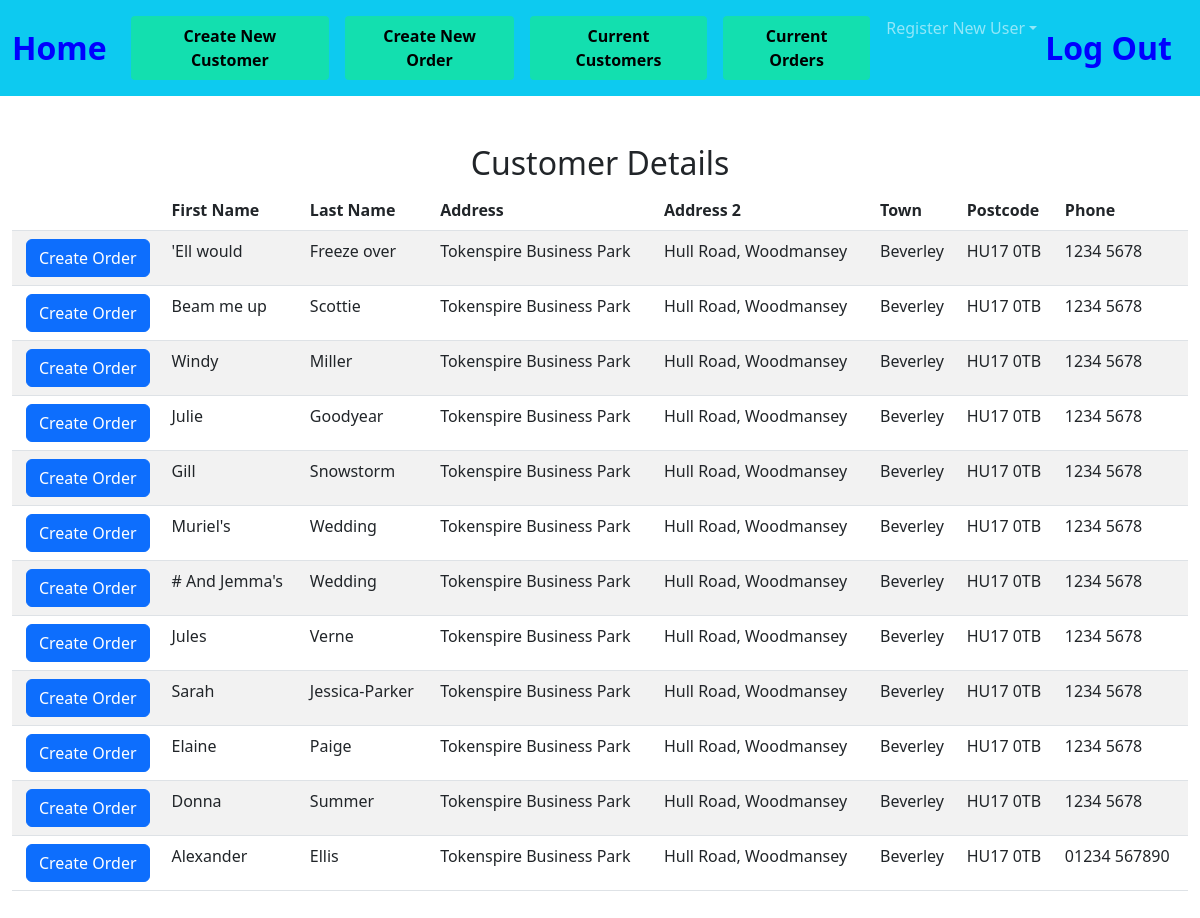
Before: /list_of_customers with the older database file.
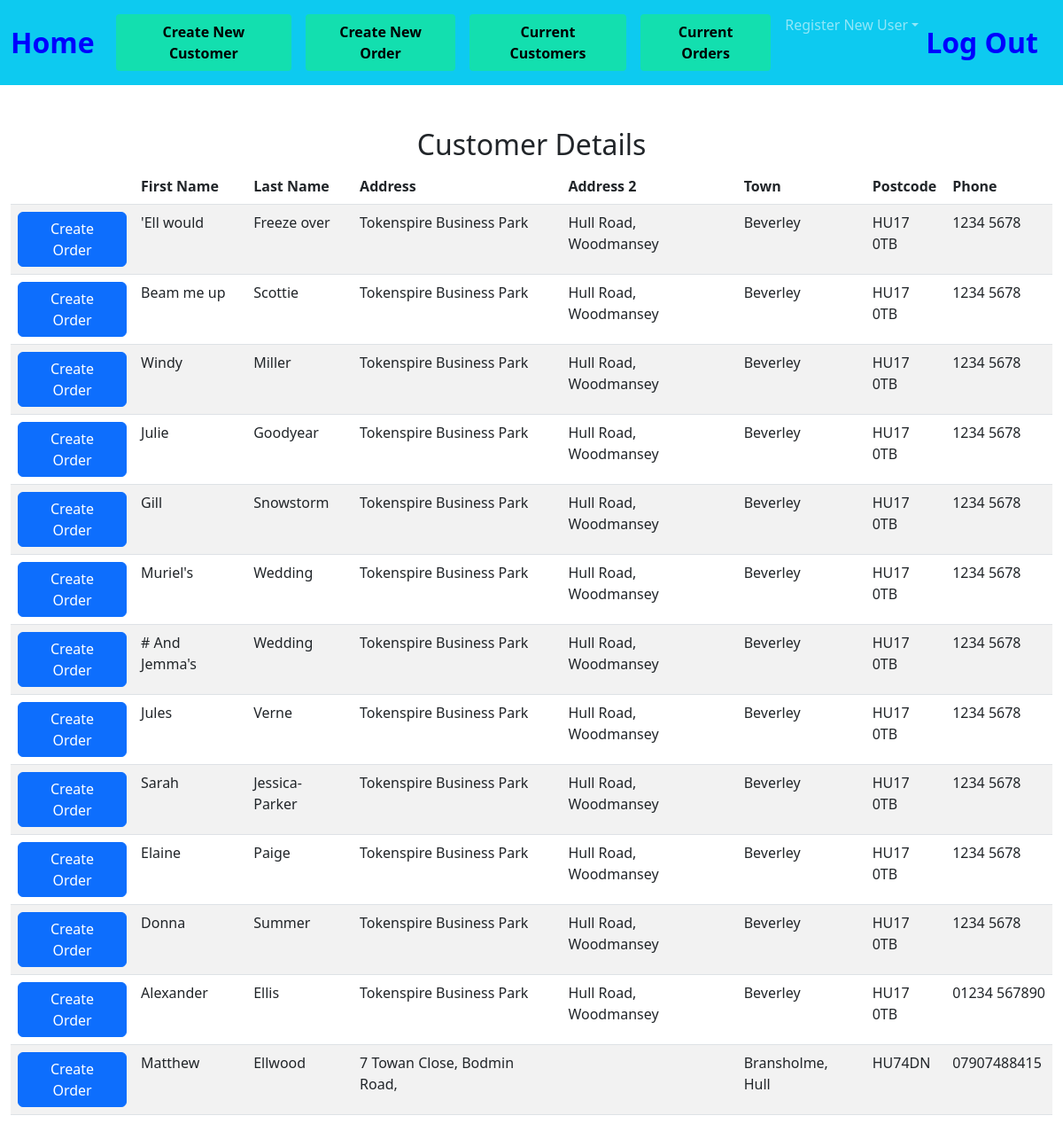
After: the same page with the newer database file.
### tables this page shows
CREATE TABLE customers(id INTEGER PRIMARY KEY AUTOINCREMENT NOT NULL, first_name TEXT, last_name TEXT, address_1 TEXT, address_2 TEXT, address_3 TEXT, postcode TEXT, telephone_1 TEXT, telephone_2 TEXT);

### app.py (the view)
@app.route("/list_of_customers", methods=["GET", "POST"])
def list_of_customers():
    if request.method == "POST":
        user = session["user"]
        customer_id = request.form.get("customer_id")
        detail = db.execute("select * from customers WHERE id = (?);", customer_id)
        return render_template("customer_order.html",customer_id = customer_id, detail = detail, user = user)
    else:
        detail = db.execute("select * from customers;")
        return render_template("list_of_customers.html",detail = detail)

### app.py (called while the page is built)
@app.after_request
def after_request(response):
    response.headers["Cache-Control"] = "no-cache, no-store, must-revalidate"
    response.headers["Expires"] = 0
    response.headers["Pragma"] = "no-cache"
    return response

### templates/list_of_customers.html (shortened to what this page needs)
{% extends "layout.html" %}
{% block main %}
<div class="section">
    <h2>Customer  Details</h2>
    <table class="table table-striped">
        <thead>
            <tr>
                <th></th>
                <th class="text-start">First Name</th>
                <th class="text-start">Last Name</th>
                <th class="text-start">Address</th>
                <th class="text-start">Address 2</th>
                <th class="text-start">Town</th>
                <th class="text-start">Postcode</th>
                <th class="text-start">Phone</th>
            </tr>
        </thead>
        <tbody>
            {% for row in detail %}
            <tr>
                <form action="/list_of_customers" method="POST">
                    <td><input type="hidden" name="customer_id" VALUE="{{ row['id'] }}"><button class="btn btn-primary" type="submit">Create Order</button></td>
                </form>
                <td class="text-start">{{ row["first_name"] }}</td>
                <td class="text-start">{{ row["last_name"] }}</td>
                <td class="text-start">{{ row["address_1"] }}</td>
                <td class="text-start">{{ row["address_2"] }}</td>
                <td class="text-start">{{ row["address_3"] }}</td>
                <td class="text-start">{{ row["postcode"] }}</td>
                <td class="text-start">{{ row["telephone_1"] }} {{ row["telephone_2"] }}</td>
                </tr>
            {% endfor %}
        </tbody>
    </div>
{% endblock %}

Changed rows visible on the page:
added customers: first_name "Matthew", last_name "Ellwood", address_1 "7 Towan Close, Bodmin Road,", address_3 "Bransholme, Hull", postcode "HU74DN", telephone_1 "07907488415"
